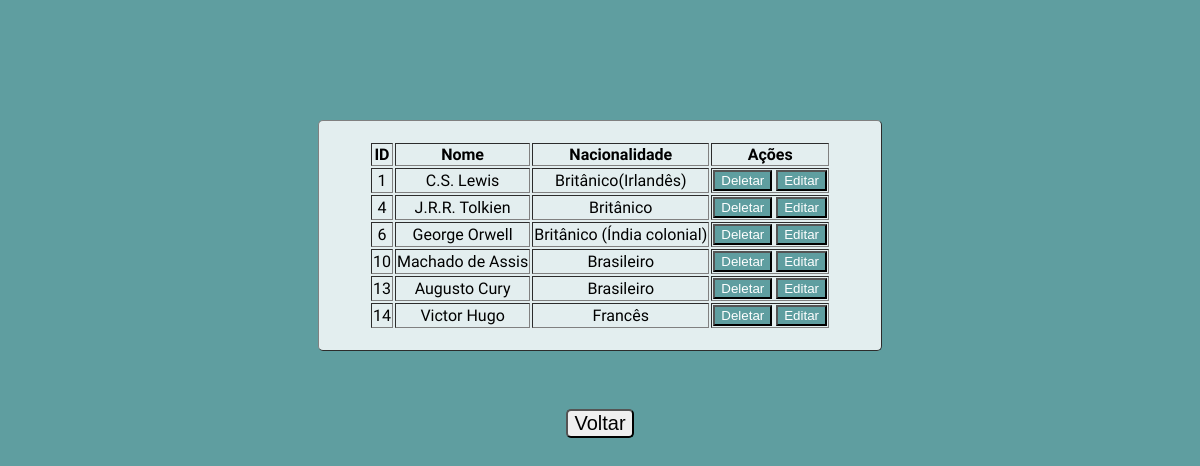
Page /php/listaAutores.php (signed in) on the committed database.
### tables this page shows
CREATE TABLE `tb_autores` (
  `pk_id_autor` int(11) NOT NULL,
  `nome_autor` varchar(255) NOT NULL,
  `nacionalidade_autor` varchar(255) NOT NULL
);

### php/classes/Autor.php (called while the page is built, shortened)
<?php
class Autor{
    private $conn;
    private $table_name = "tb_autores";
    public function __construct($db)
    {
        $this->conn = $db;
    }
    public function ler(){
        $query = "SELECT * FROM " . $this->table_name;
        $stmt = $this->conn->prepare($query);
        $stmt->execute();
        return $stmt;
    }
}

### php/listaAutores.php (the view, shortened to what this page needs)
<?php
include_once './config/config.php';
include_once './classes/Autor.php';
$autDb = new Autor($db);
$dadosAutor = $autDb->ler();
?>
<!DOCTYPE html>
<html lang="pt-br">
<head>
    <link rel="stylesheet" href="../styles/style.css">
</head>
<body id="listaAutores">
    <div id="autoresCadastrados">
        <table border="1">
            <tr>
                <th>ID</th>
                <th>Nome</th>
                <th>Nacionalidade</th>
                <th>Ações</th>
            </tr>
            <?php while ($row = $dadosAutor->fetch(PDO::FETCH_ASSOC)) : ?>
                <tr>
                    <td><?php echo $row['pk_id_autor'] ?></td>
                    <td><?php echo $row['nome_autor'] ?></td>
                    <td id="nacionalidade"><?php echo $row['nacionalidade_autor'] ?></td>
                    <td>
                        <button onclick="location.href='deletarAutor.php?id=<?php echo $row['pk_id_autor']?>'">Deletar</button>
                        <button onclick="location.href='editarAutor.php?id=<?php echo $row['pk_id_autor']?>'">Editar</button>
                    </td>
                </tr>
            <?php endwhile; ?>
        </table><br>
        <br><button class="btnNormal" onclick="location.href='home.php'">Voltar</button>
    </div>
</body>
</html>

### styles/style.css (style rules this page uses)
@media (min-width: 601px) { .btnNormal { font-size: 20px; border-radius: 5px; } }

### rows in the picture
tb_autores: pk_id_autor "1", nome_autor "C.S. Lewis", nacionalidade_autor "Britânico(Irlandês)"
tb_autores: pk_id_autor "4", nome_autor "J.R.R. Tolkien", nacionalidade_autor "Britânico"
tb_autores: pk_id_autor "6", nome_autor "George Orwell", nacionalidade_autor "Britânico (Índia colonial)"
tb_autores: pk_id_autor "10", nome_autor "Machado de Assis", nacionalidade_autor "Brasileiro"
tb_autores: pk_id_autor "13", nome_autor "Augusto Cury", nacionalidade_autor "Brasileiro"
tb_autores: pk_id_autor "14", nome_autor "Victor Hugo", nacionalidade_autor "Francês"
